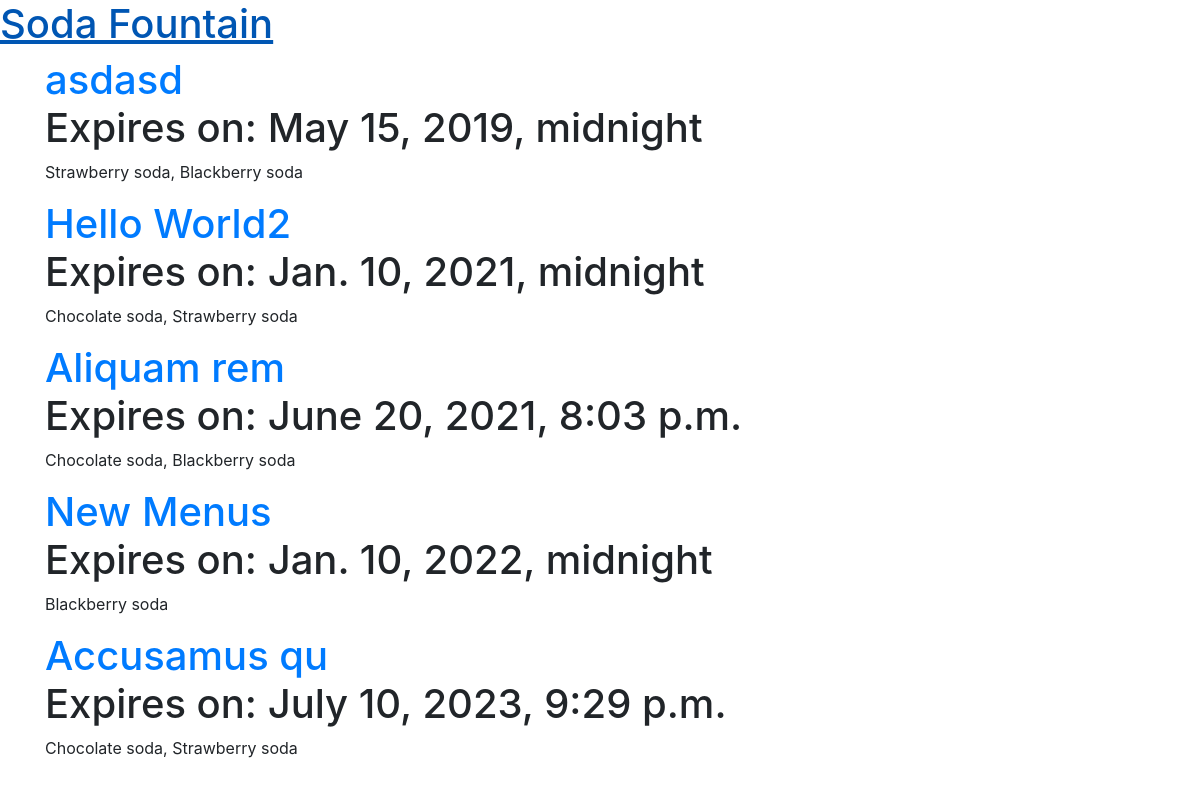
The app's page /, older data.
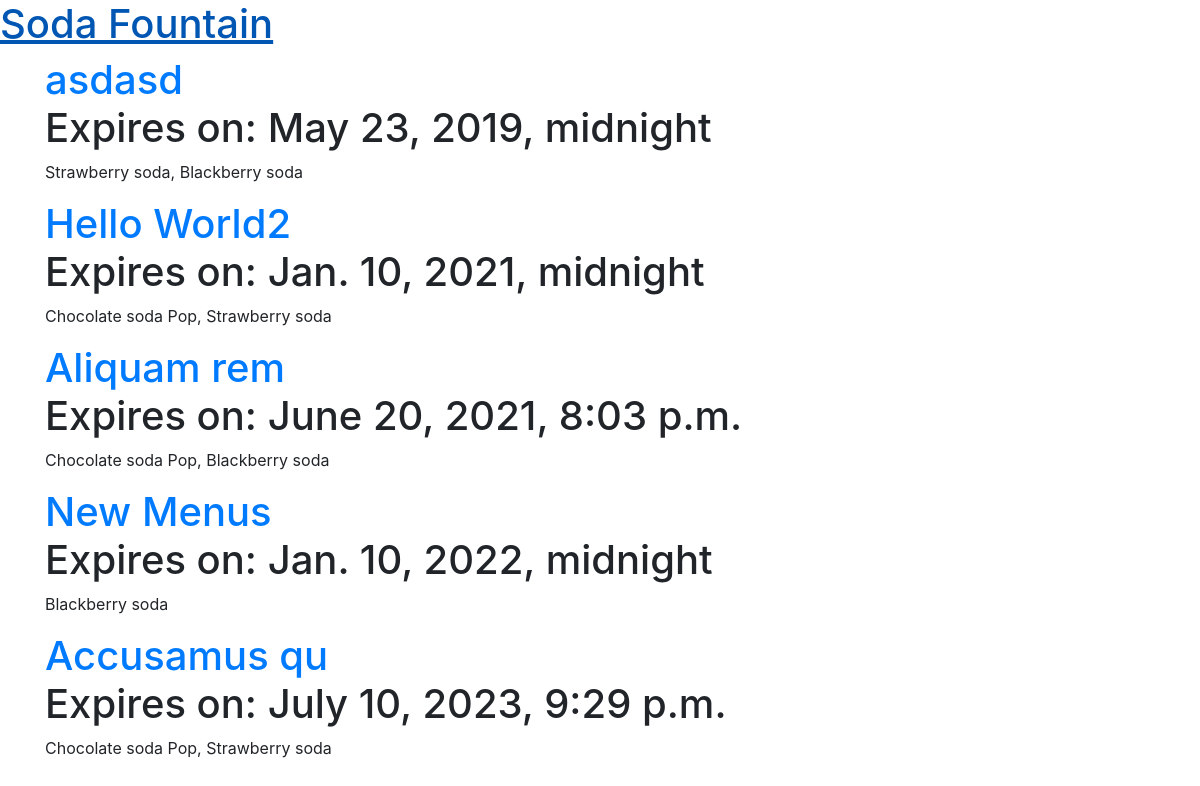
The same page, newer data.
### menu/models.py (models this page shows, shortened)
class Menu(models.Model):
    season = models.CharField(max_length=20)
    items = models.ManyToManyField('Item', related_name='items')
    created_date = models.DateTimeField(
            default=timezone.now)
    expiration_date = models.DateTimeField(
            blank=True, null=True)

class Item(models.Model):
    name = models.CharField(max_length=200)
    description = models.TextField()
    chef = models.ForeignKey(User, on_delete=models.CASCADE)
    created_date = models.DateTimeField(
            default=timezone.now)
    standard = models.BooleanField(default=False)
    ingredients = models.ManyToManyField('Ingredient', related_name='ingredients')
    def __str__(self):
        return self.name

### menu/views.py (the view)
# urls.py: path('', views.menu_list, name='menu_list'),
def menu_list(request):
    menus = Menu.objects.all().filter(expiration_date__gte=timezone.now()).order_by('expiration_date').prefetch_related('items')
    return render(request, 'menu/list_all_current_menus.html', {'menus': menus})

### templates/menu/list_all_current_menus.html (shortened to what this page needs)
{% extends "base.html" %}
{% load static %}
{% block content %}
    <div class="row">
        <div class="col-md-8">
            <div class="post">
                {% for menu in menus %}
                    <h1>
                        <a href="{% url 'menu_detail' pk=menu.pk %}">{{ menu.season }}</a>
                        {% if menu.expiration_date %}
                            <div class="date">
                                Expires on: {{ menu.expiration_date }}
                            </div>
                        {% endif %}
                    </h1>
                    <p>{{ menu.items.all|join:", "}}</p>
                {% endfor %}
            </div>
        </div>
    </div>
{% endblock %}

Row changes from the older to the newer data that the page shows:
changed Menu "asdasd": expiration_date "May 15, 2019, midnight" → "May 23, 2019, midnight"
changed through a linked row, Menu "Hello World2": items.all "Chocolate soda, Strawberry soda" → "Chocolate soda Pop, Strawberry soda"
changed through a linked row, Menu "Aliquam rem": items.all "Chocolate soda, Blackberry soda" → "Chocolate soda Pop, Blackberry soda"
changed through a linked row, Menu "Accusamus qu": items.all "Chocolate soda, Strawberry soda" → "Chocolate soda Pop, Strawberry soda"
